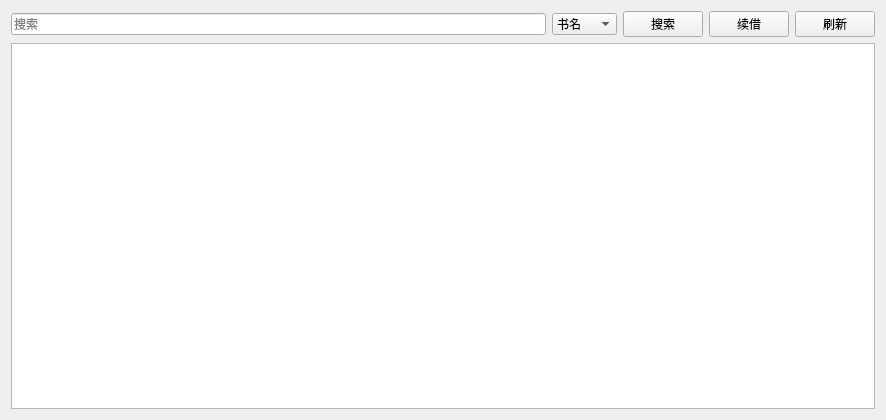
<?xml version="1.0" encoding="UTF-8"?>
<ui version="4.0">
 <class>borhispage</class>
 <widget class="QWidget" name="borhispage">
  <property name="geometry">
   <rect>
    <x>0</x>
    <y>0</y>
    <width>886</width>
    <height>420</height>
   </rect>
  </property>
  <property name="windowTitle">
   <string>学生续借界面</string>
  </property>
  <property name="windowIcon">
   <iconset resource="src.qrc">
    <normaloff>:/sy.jpg</normaloff>:/sy.jpg</iconset>
  </property>
  <layout class="QGridLayout" name="gridLayout">
   <item row="0" column="0">
    <layout class="QHBoxLayout" name="horizontalLayout">
     <item>
      <widget class="QLineEdit" name="searchEdit">
       <property name="placeholderText">
        <string>搜索</string>
       </property>
      </widget>
     </item>
     <item>
      <widget class="QComboBox" name="comboBox">
       <item>
        <property name="text">
         <string>书名</string>
        </property>
       </item>
       <item>
        <property name="text">
         <string>出版社</string>
        </property>
       </item>
       <item>
        <property name="text">
         <string>编号</string>
        </property>
       </item>
      </widget>
     </item>
     <item>
      <widget class="QPushButton" name="findBut">
       <property name="text">
        <string>搜索</string>
       </property>
      </widget>
     </item>
     <item>
      <widget class="QPushButton" name="borBut">
       <property name="text">
        <string>续借</string>
       </property>
      </widget>
     </item>
    </layout>
   </item>
   <item row="0" column="1">
    <widget class="QPushButton" name="rueBut">
     <property name="text">
      <string>刷新</string>
     </property>
    </widget>
   </item>
   <item row="1" column="0" colspan="2">
    <widget class="QTableView" name="tableView">
     <property name="sizePolicy">
      <sizepolicy hsizetype="Preferred" vsizetype="Preferred">
       <horstretch>0</horstretch>
       <verstretch>0</verstretch>
      </sizepolicy>
     </property>
     <property name="font">
      <font>
       <pointsize>9</pointsize>
      </font>
     </property>
    </widget>
   </item>
  </layout>
 </widget>
 <resources>
  <include location="src.qrc"/>
 </resources>
 <connections/>
</ui>
